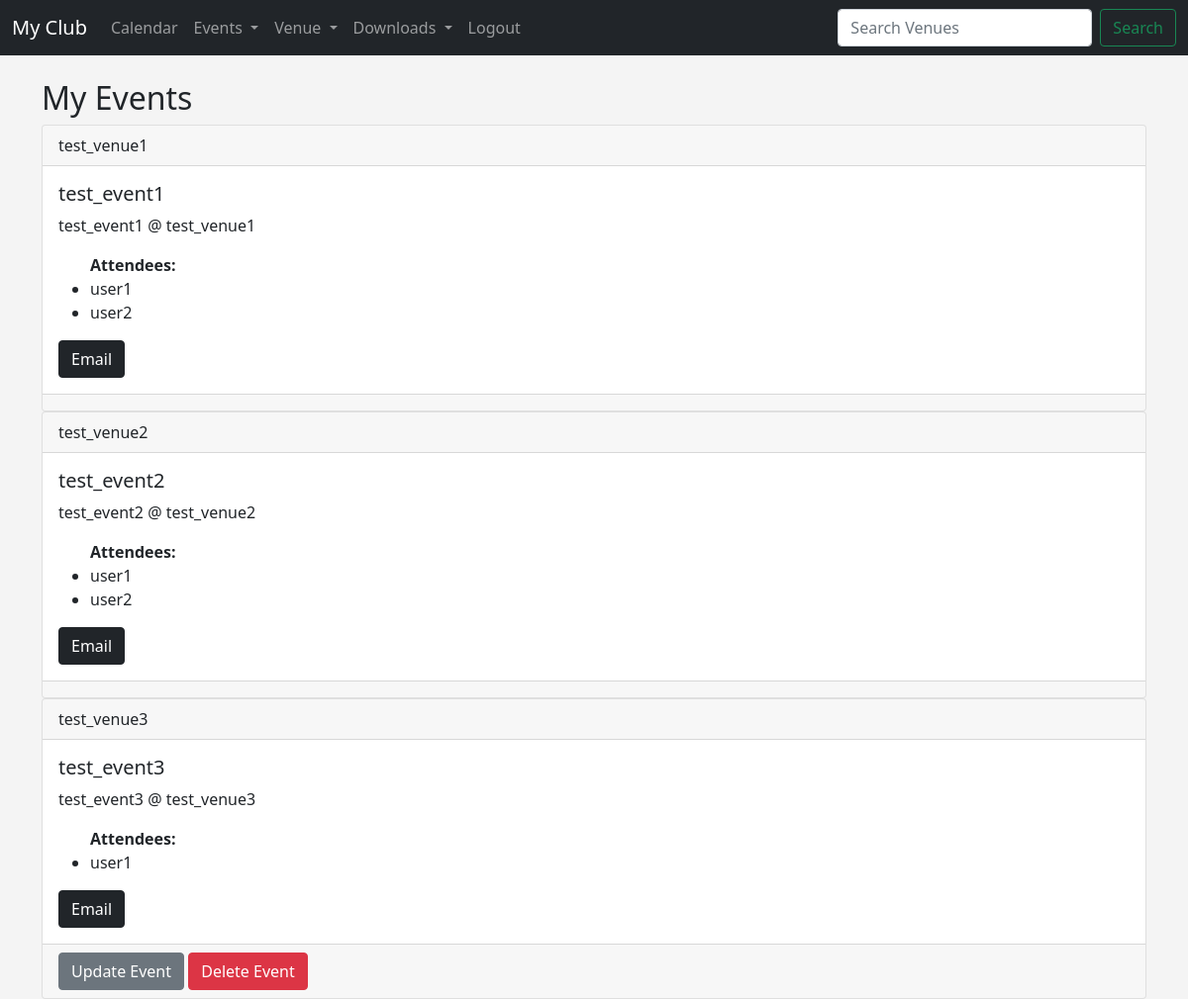
The page /my_events/ (signed in) on the database its author committed.
### events/models.py (models this page shows, shortened)
class Event(models.Model):
    name = models.CharField('Event Name', max_length=120)
    event_date = models.DateTimeField('Event date')
    venue = models.ForeignKey(Venue, blank=True, null=True, on_delete=models.CASCADE)
    manager = models.ForeignKey(User, blank=True, null=True, on_delete=models.SET_NULL)
    description = models.TextField(blank=True)
    attendees = models.ManyToManyField(User, related_name='attendees', blank=True)
    def __str__(self):
        return self.name

class Venue(models.Model):
    name = models.CharField('Venue Name', max_length=120)
    address = models.CharField(max_length=300)
    zip_code =models.CharField('Zip Code', max_length=10)
    phone = models.CharField('Contact Phone', max_length=15,blank=True)
    website = models.URLField('Website Address',blank=True)
    email_address = models.EmailField('Email Address',blank=True)
    owner = models.IntegerField('Venue Owner', blank=False, default=1)
    venue_image = models.ImageField(null=True, blank=True, upload_to='Images/')
    def __str__(self):
        return self.name

### events/views.py (the view)
# urls.py: path('my_events/', views.my_events, name='my_events'),
def my_events(request):
    if request.user.is_authenticated:
        me = request.user.id
        events = Event.objects.filter(attendees = me)
        return render(request, 'events/my_events.html', {'events' : events, 'me' : me })
    else:
        messages.success(request, "You are not authorised to view this page")
        return redirect('home')

### templates/events/my_events.html
{% extends 'events/base.html' %}
    {% block content %}
      <h2>My Events</h2>
      {% for event in events  %}
      <div class="card">
        <div class="card-header">
            {{event.venue}}
        </div>
        <div class="card-body">
             <h5 class="card-title">{{event}} </h5>
            <p class="card-text"> {{event.description}} </p>
            <ul>
                <strong>Attendees: </strong>
                {% for user in event.attendees.all  %}
                <li> {{ user }} </li>
                {% endfor %}
            </ul>
            <a href="mailto:{{event.venue.email_address}}" class="btn btn-dark">Email</a>
        </div>
        <div class="card-footer text-muted">
            {% if user.is_authenticated %}
            {% if user.is_superuser or user == event.manager %}
            <a href="{% url 'update-event' event.id %}" class="btn btn-secondary">Update Event</a>
            <a href="{% url 'delete-event' event.id %}" class="btn btn-danger">Delete Event</a>
            {% endif %}
            {% endif %}
        </div>
    </div>
      {% endfor %}
    {% endblock %}

### templates/events/base.html (style rules this page uses)
body { background-color: #f4f4f4; }

### rows shown on the page
Event: venue "test_venue1", name "test_event1", description "test_event1 @ test_venue1"
Event: venue "test_venue2", name "test_event2", description "test_event2 @ test_venue2"
Event: venue "test_venue3", name "test_event3", description "test_event3 @ test_venue3", shows "Update Event"

### other values the page prints
{{ user }} "user1"
{{ user }} "user2"
